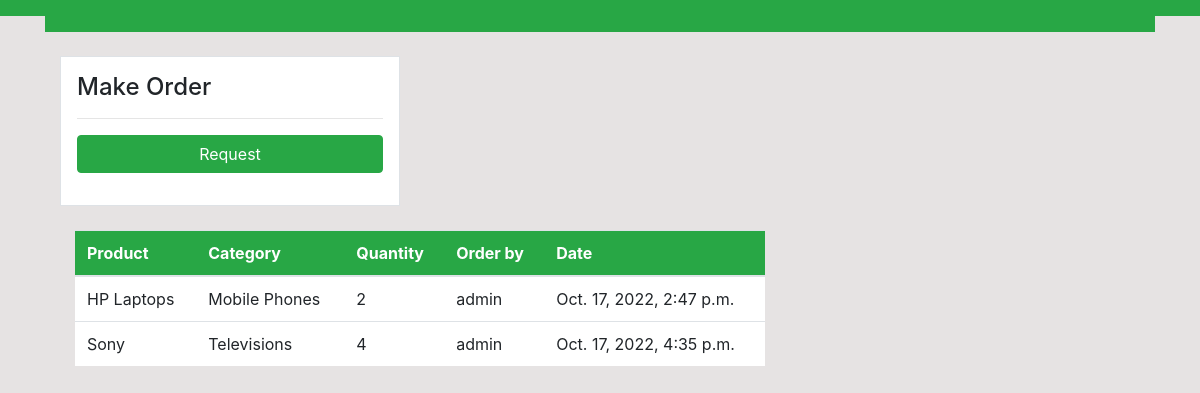
The app's page /dashboard?page=3, older data.
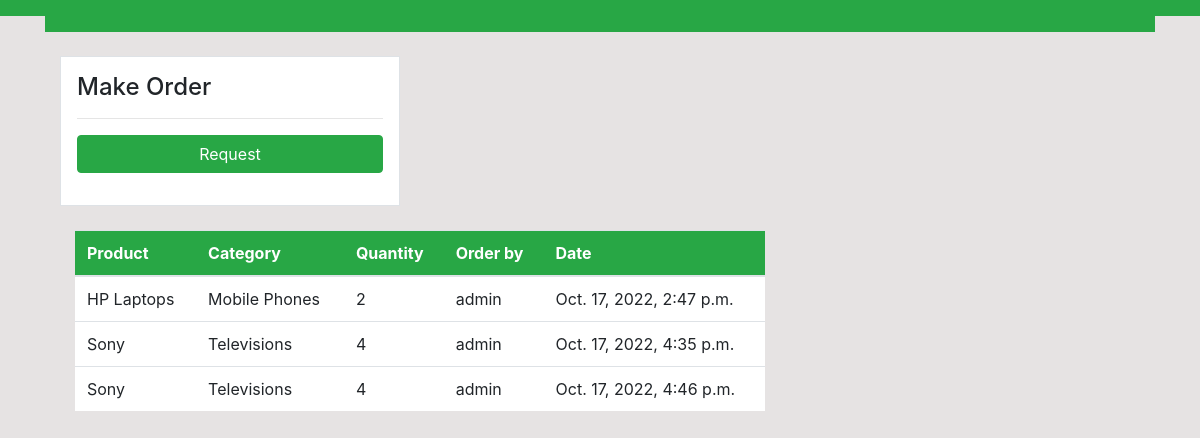
The same page, newer data.
### users/models.py (models this page shows, shortened)
class Order(models.Model):
    delivery_status = (
        ('Delivered', 'Delivered'),
        ('Pending', 'Pending'),
    )
    id = models.AutoField(primary_key=True)
    name = models.ForeignKey(Product, on_delete=models.CASCADE, null=True)
    staff = models.ForeignKey(User, models.CASCADE, null=True)
    order_quantity = models.PositiveIntegerField(null=True)
    status = models.CharField(max_length=254, choices=delivery_status, default='Pending')
    date = models.DateTimeField(auto_now_add=True)

class Product(models.Model):
    id = models.AutoField(primary_key=True)
    name = models.CharField(max_length=100, null=True)
    quantity = models.PositiveIntegerField(null=True)
    category = models.CharField(max_length=50, choices=CATEGORY, null=True)
    price = models.IntegerField()
    image = models.ImageField(upload_to='images/products', null=True)
    def __str__(self):
        return self.name

### users/views.py (the view)
# urls.py: path('dashboard', views.index, name='index'),
def index(request):
    orders = Order.objects.all()
    products = Product.objects.all()
    orders_count = orders.count()
    products_count = products.count()
    generators_count = User.objects.all().count()
    paginator = Paginator(orders, 10)
    page_number = request.GET.get('page', 1)
    orders = paginator.get_page(page_number)
    context = {
        'orders': orders,
        'products': products,
        'orders_count': orders_count,
        'generators_count': generators_count,
        'products_count': products_count,
    }
    return render(request, 'dashboard/index.html', context)

### users/templates/dashboard/index.html (shortened to what the changed rows need)
{% extends 'partials/base.html'%}
{% block content%}
{% if user.is_authenticated and user.is_staff and user.is_superuser %}
    <div class="container">
        <div class="row my-5">
            <div class="col-md-6">
                <div class="bg-light">
                    <canvas id="myChart1" width="400" height="300"></canvas>
                    <script>
                        var ctx = document.getElementById('myChart1').getContext('2d');
                        var myChart1 = new Chart(ctx, {
                            type: 'pie',
                            data: {
                                labels: [{% for order in orders %} '{{order.product.name}}', {% endfor %}],
                                datasets: [{
                                    label: 'Orders',
                                    data:[{% for order in orders%}{{order.order_quantity}} ,{% endfor %}] ,
                                    backgroundColor: [
                                        'rgba(78,99,71, 1)',
                                        'rgba(78,255,255, 1)',
                                        'rgba(255, 60, 88, 1)',
                                        'rgba(207,60,88, 1)',
                                        'rgba(207, 125, 168, 1)',
                                        'rgba(207,174,168, 1)'
                                    ],
                                }]
                            },
                            options: {
                                scales: {
                                    yAxes: [{
                                        ticks: {
                                            beginAtZero: true
                                        }
                                    }]
                                }
                            }
                        });
                    </script>
                </div>
            </div>
            <div class="col-md-6">
                <div class="bg-white">
                    <canvas id="myChart" width="400" height="300"></canvas>
                    <script>
                        var ctx = document.getElementById('myChart').getContext('2d');
                        var myChart = new Chart(ctx, {
                            type: 'bar',
                            data: {
                                labels: [{% for product in products %}'{{product.name}}', {% endfor%}],
                                datasets: [{
                                    label: 'Products',
                                    data: [{% for product in products %} {{product.quantity}}, {% endfor%}],
                                    backgroundColor: [
                                        'rgba(78,99,71, 1)',
                                        'rgba(78,255,255, 1)',
                                        'rgba(255, 60, 88, 1)',
                                        'rgba(207,60,88, 1)',
                                        'rgba(207, 125, 168, 1)',
                                        'rgba(207,174,168, 1)'
                                    ],
                                    borderWidth: 1
                                }]
                            },
                            options: {
                                scales: {
                                    yAxes: [{
                                        ticks: {
                                            beginAtZero: true
                                        }
                                    }]
                                }
                            }
                        });
                    </script>
                </div>
            </div>
        </div>
   <div class="container bg">
            <div class="col-md-12">
                <table class="table bg-white">
                    <thead class="bg-success">
                        <tr class="text-white">
                            <th scope="col">Product</th>
                            <th scope="col">Category</th>
                            <th scope="col">Quantity</th>
                            <th scope="col">Order by</th>
                            <th scope="col">Date</th>
                        </tr>
                    </thead>
                    <tbody>
                    {%for orders in orders %}
                        <tr>
                            <td>{{orders.name.name}}</td>
                            <td>{{orders.name.category}}</td>
                            <td>{{orders.order_quantity}}</td>
                            <td>
                              {{orders.staff.username}}
                            </td>
                             <td>
                              {{orders.date}}
                            </td>
                        </tr>
                    {% endfor %}
                    </tbody>
                </table>
                <div class="text-center container mt-5">
                    {% if orders.has_previous %}
                    <a href="?page={{orders.previous_page_number}}"><button type="button" class="btn btn-light">previous</button></a>
                    {% endif %}
                    <a><button type="button" class="btn btn-success">{{orders.number}}</button></a>
                    {% if orders.has_next %}
                    <a href="?page={{ orders.next_page_number }}"><button type="button" class="btn btn-light">next</button></a>
                    {% endif %}
                </div>
            </div>
        </div>
    </div>
>
    </div>
    {% else %}
    {% include 'dashboard/staff_index.html'%}
    {% endif %}
    {% endblock %}

### users/templates/dashboard/staff_index.html (shortened to what this page needs)
{% extends 'partials/base.html'%}
{% load crispy_forms_tags %}
{%block content%}
   <div class="container">
        <div class="row my-4">
            <div class="col-md-4">
                <div class="border bg-white p-3">
                    <h4>Make Order</h4>
                    <hr>
                    <form method="POST">
                        <input class="btn btn-success btn-block" type="submit" value="Request">
                    </form>
                </div>
            </div>
            </div>
            <div class="col-md-8">
                <table class="table bg-white">
                    <thead class="bg-success">
                        <tr class="text-white">
                            <th scope="col">Product</th>
                            <th scope="col">Category</th>
                            <th scope="col">Quantity</th>
                            <th scope="col">Order by</th>
                            <th scope="col">Date</th>
                        </tr>
                    </thead>
                    <tbody>
                    {%for orders in orders %}
                        <tr>
                            <td>{{orders.name}}</td>
                            <td>{{orders.name.category}}</td>
                            <td>{{orders.order_quantity}}</td>
                            <td>
                              {{orders.staff.username}}
                            </td>
                             <td>
                              {{orders.date}}
                            </td>
                        </tr>
                    {% endfor %}
                    </tbody>
                </table>
            </div>
        </div>
    </div>
{%endblock%}

Row changes from the older to the newer data that the page shows:
added Order: name "Sony", name.category "Televisions", order_quantity "4", staff.username "admin", date "Oct. 17, 2022, 4:46 p.m."
